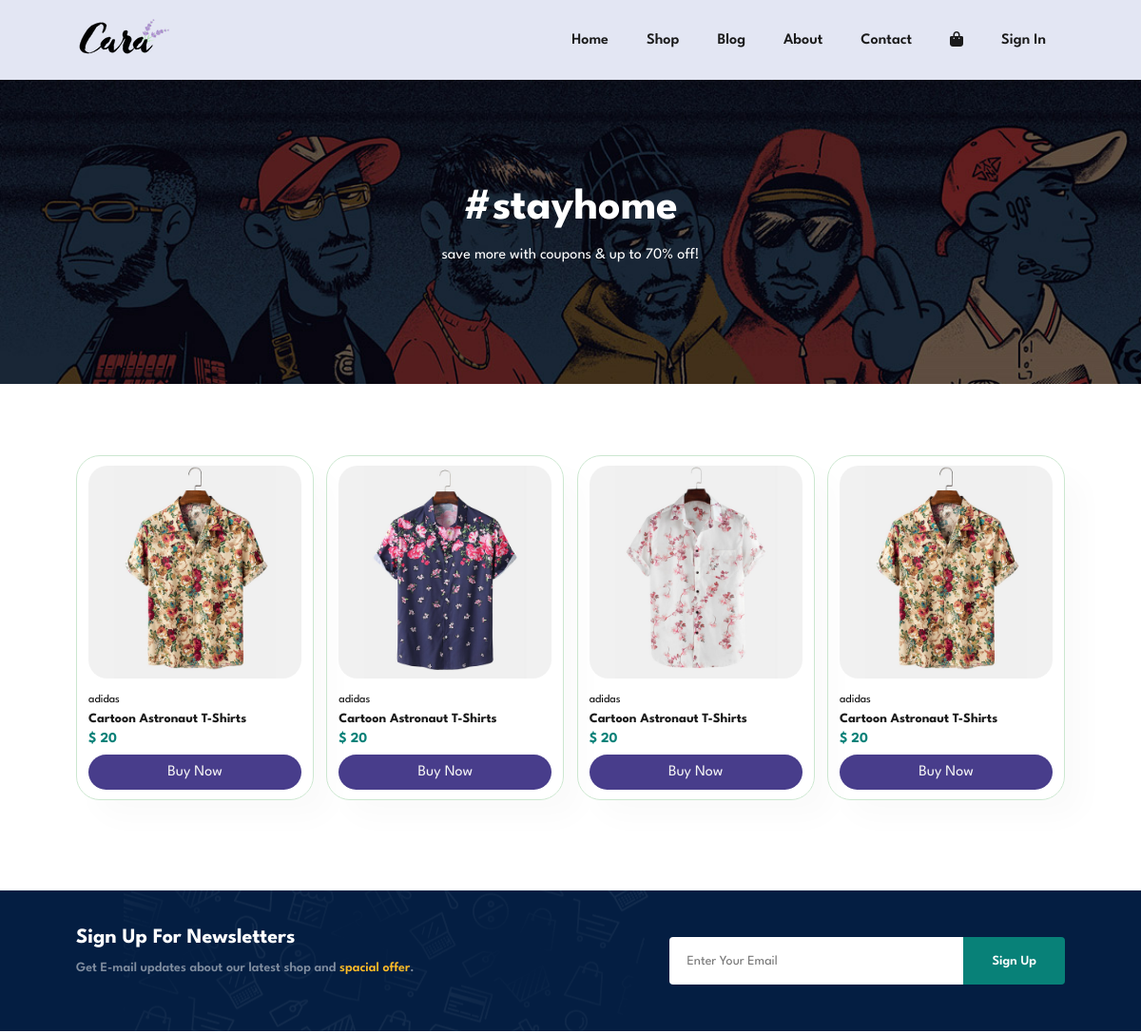
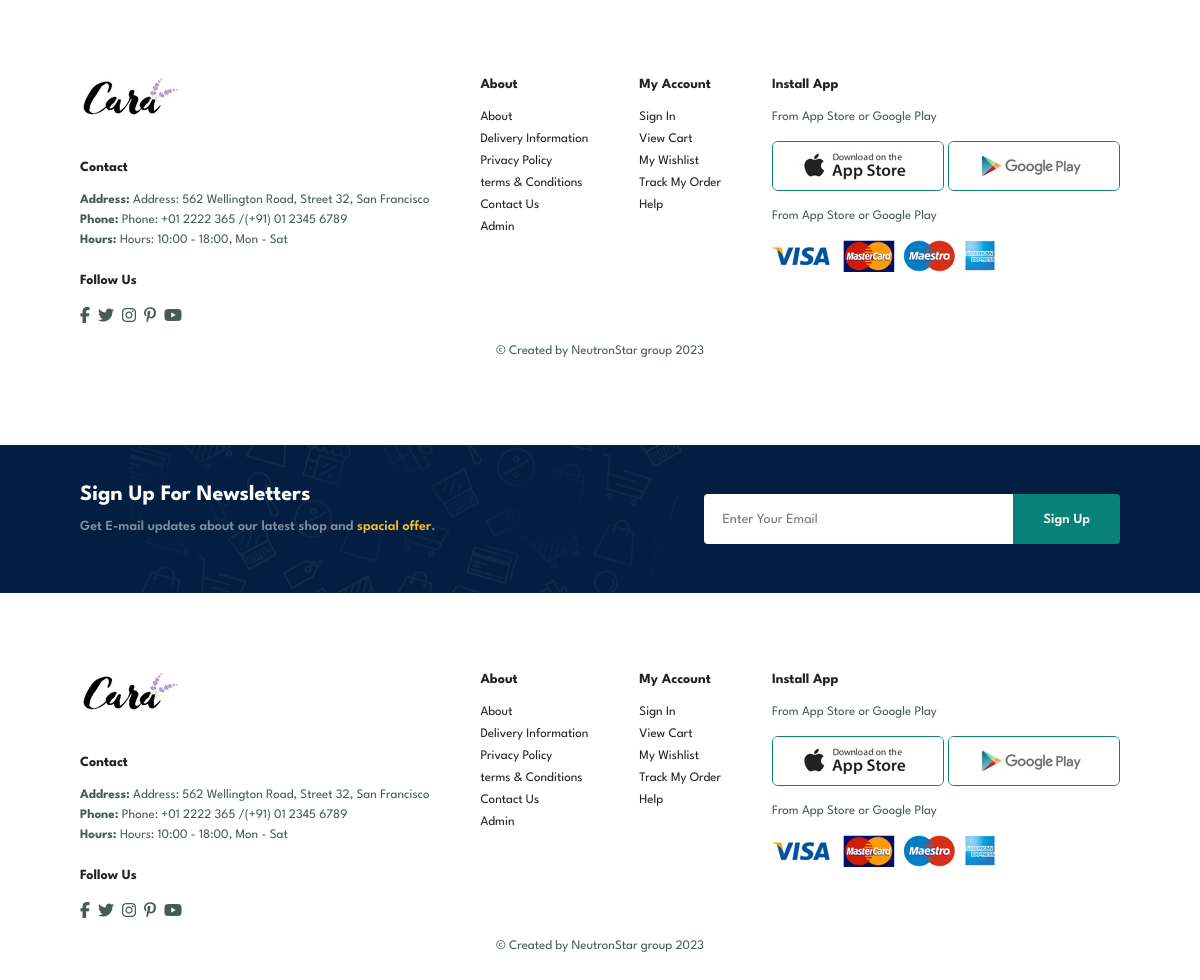
The page /shop.php on the database its author committed (2 pictures, top to bottom).
### tables this page shows
CREATE TABLE `logo` (
  `id` int(11) NOT NULL,
  `logo_img` text NOT NULL
);

CREATE TABLE `shop_header` (
  `id` int(11) NOT NULL,
  `title` varchar(255) NOT NULL,
  `subtitle` varchar(255) NOT NULL
);

CREATE TABLE `product` (
  `id` int(11) NOT NULL,
  `image` text NOT NULL,
  `subtitle` varchar(255) NOT NULL,
  `title` varchar(255) NOT NULL,
  `price` varchar(255) NOT NULL,
  `size` text NOT NULL,
  `content` text NOT NULL
);

CREATE TABLE `contact` (
  `id` int(11) NOT NULL,
  `address` varchar(255) NOT NULL,
  `phone` varchar(255) NOT NULL,
  `hours` varchar(255) NOT NULL
);

### shop.php (the view, shortened to what this page needs)
<?php include("header.php"); ?>
<body>
    <?php include("nabvar.php"); ?>
    <section id="page-header">
        <?php
        $sql = 'select*from shop_header';
        $result = $connection->query($sql);
        $row = mysqli_fetch_array($result);
        ?>
        <h2>
            <?php echo $row['title']; ?>
        </h2>
        <p>
            <?php echo $row['subtitle']; ?>
        </p>
    </section>
    <section id="product1" class="section-p1">
        <div class="pro-container">
            <?php
            $sql = 'select*from product';
            $result = $connection->query($sql);
            while ($row = $result->fetch_assoc()) {
                ?>
                <div class="pro wow animate__zoomIn">
                    <a href="sproduct.php?id=<?php echo $row['id']; ?>" style="text-decoration: none;">
                        <img src="./upload/<?php echo $row['image'] ?>" alt="">
                        <div class="des">
                            <span>
                                <?php echo $row['subtitle']; ?>
                            </span>
                            <h5>
                                <?php echo $row['title']; ?>
                            </h5>
                            <h4>$
                                <?php echo $row['price']; ?>
                            </h4>
                        </div>
                        <span class="by_btn">Buy Now</span>
                    </a>
                </div>
            <?php } ?>
        </div>
    </section>
    <?php include("footer.php"); ?>
    <?php include("footer.php"); ?>

### header.php (shortened to what this page needs)
<!DOCTYPE html>
<html lang="en">
<head>
    <link rel="stylesheet" href="animate.css">
    <link rel="stylesheet" href="https://cdnjs.cloudflare.com/ajax/libs/animate.css/4.1.1/animate.min.css">
    <link rel="stylesheet" href="https://unpkg.com/swiper@8/swiper-bundle.min.css" />
    <link rel="stylesheet" href="https://cdnjs.cloudflare.com/ajax/libs/font-awesome/6.4.2/css/all.min.css">
    <link rel="stylesheet" href="style.css">
    <link href="https://unpkg.com/aos@2.3.1/dist/aos.css" rel="stylesheet">
</head>

### nabvar.php (shortened to what this page needs)
<section id="header">
<?php
$sql='select*from logo';
$result=$connection->query($sql);
$row=mysqli_fetch_array($result);
?>
<a href="#"><img src="./upload/<?php echo $row['logo_img'];?>" class="logo" alt=""></a>
<div>
    <ul id="navbar">
        <li><a class="" href="index.php">Home</a></li>
        <li><a href="shop.php">Shop</a></li>
        <li><a href="blog.php">Blog</a></li>
        <li><a href="about.php">About</a></li>
        <li><a href="contact.php">Contact</a></li>
        <li id="lg-bag"><a href="checkout.php"><i class="fa-solid fa-bag-shopping"></i></a></li>
        <?php
            if(isset($_SESSION['user_id'])){
                ?>
        <li><a href="logout.php">Logout(<?php echo $_SESSION['name'];?>)</a></li>
        <?php }
        else{
            ?>
            <li><a href="login.php">Sign In</a></li>
       <?php  } ?>
    </ul>
</div>
</section>

### footer.php (shortened to what this page needs)
    <section id="newsletter" class="section-p1 section-m1">
        <div class="newstext">
            <h4>Sign Up For Newsletters</h4>
            <p>Get E-mail updates about our latest shop and <span>spacial offer</span>.</p>
        </div>
        <div class="form">
            <input type="text" placeholder="Enter Your Email">
            <Button class="normal">Sign Up</Button>
        </div>
    </section>
    <footer class="section-p1">
        <div class="col">
        <?php
        $sql='select*from logo';
        $result=$connection->query($sql);
        $row=mysqli_fetch_array($result);
        ?>
        <a href="#"><img src="./upload/<?php echo $row['logo_img'];?>" class="logo" alt=""></a>
        <div>
        <?php
        $sql = "select*from contact";
        $result = $connection->query($sql);
        $row = mysqli_fetch_array($result);
        ?>
            <h4>Contact</h4>
            <p><strong>Address: </strong> <?php echo $row['address']; ?></p>
            <p><strong>Phone: </strong> <?php echo $row['phone']; ?></p>
            <p><strong>Hours: </strong> <?php echo $row['hours']; ?></p>
        </div>
            <div class="follow">
                <h4>Follow Us</h4>
                <div class="icon">
                    <i class="fa-brands fa-facebook-f"></i>
                    <i class="fa-brands fa-twitter"></i>
                    <i class="fa-brands fa-instagram"></i>
                    <i class="fa-brands fa-pinterest-p"></i>
                    <i class="fa-brands fa-youtube"></i>
                </div>
            </div>
        </div>
        <div class="col">
            <h4>About</h4>
            <a href="#">About</a>
            <a href="#">Delivery Information</a>
            <a href="#">Privacy Policy</a>
            <a href="#">terms & Conditions</a>
            <a href="#">Contact Us</a>
            <a href="admin.php">Admin</a>
        </div>
        <div class="col">
            <h4>My Account</h4>
            <a href="./login page/index.php">Sign In</a>
            <a href="cart.php">View Cart</a>
            <a href="#">My Wishlist</a>
            <a href="#">Track My Order</a>
            <a href="#">Help</a>
        </div>
        <div class="col install">
            <h4>Install App</h4>
            <p>From App Store or Google Play</p>
            <div class="row">
                <img src="./img/pay/app.jpg" alt="">
                <img src="./img/pay/play.jpg" alt="">
            </div>
            <p>From App Store or Google Play</p>
            <img src="./img/pay/pay.png" alt="">
        </div>
        <div class="copyright">
            <p>&copy; Created by NeutronStar group 2023 </p>
        </div>
    </footer>
</body>
</html>

### style.css (style rules this page uses)
* { margin: 0; padding: 0; box-sizing: border-box; font-family: 'League Spartan', sans-serif; }
h2 { font-size: 46px; line-height: 54px; color: #222; }
.by_btn { display: block; font-size: 1rem; color: whitesmoke; background-color: darkslateblue; padding: .7rem 3rem; text-decoration: none; border-radius: 1.5rem; }
h4 { font-size: 20px; color: #222; }
p { font-size: 16px; color: #465b52; margin: 15px 0 20px 0; }
.section-p1 { padding: 40px 80px; }
.section-m1 { margin: 40px 0; }
button.normal { font-size: 14px; font-weight: 600; padding: 15px 30px; color: #000; background-color: #fff; border-radius: 4px; cursor: pointer; border: none; outline: none; transition: 0.2s; }
body { width: 100%; }
#header { display: flex; align-items: center; justify-content: space-between; padding: 20px 80px; background-color: #E3E6F3; box-shadow: 0 5px 15px rgb(0, 0, 0, 0.06); z-index: 999; position: sticky; top: 0; left: 0; }
#navbar { display: flex; align-items: center; justify-content: center; }
#navbar li { list-style: none; padding: 0 20px; position: relative; }
#navbar li a { text-decoration: none; font-size: 16px; font-weight: 600; color: #1a1a1a; transition: 0.3s ease; }
#product1 { text-align: center; }
#product1 .pro-container { display: flex; justify-content: space-between; flex-wrap: wrap; padding-top: 20px; }
#product1 .pro { width: 23%; min-width: 250px; padding: 10px 12px; border: 1px solid #cce7d0; border-radius: 25px; cursor: pointer; box-shadow: 20px 20px 30px rgb(0, 0, 0, 0.02); margin: 15px 0; transition: 0.2s ease; position: relative; }
#product1 .pro img { width: 100%; border-radius: 20px; }
#product1 .pro .des { text-align: start; padding: 10px 0; }
#product1 .pro .des span { color: #060606; font-size: 12px; }
#product1 .pro .des h5 { padding-top: 7px; color: #1a1a1a; font-size: 14px; }
#product1 .pro .des h4 { padding-top: 7px; font-size: 15px; font-weight: 700; color: #088178; }
#newsletter { display: flex; justify-content: space-between; flex-wrap: wrap; align-items: center; background-image: url(./img/banner/b14.png); background-repeat: no-repeat; background-position: 20% 30%; background-color: #041e42; }
#newsletter h4 { font-size: 22px; font-weight: 700; color: #fff; }
#newsletter p { font-size: 14px; font-weight: 600; color: #818ea0; }
#newsletter p span { color: #ffbd27; }
#newsletter .form { display: flex; width: 40%; }
#newsletter input { height: 3.125rem; padding: 0 1.25em; font-size: 14px; width: 100%; border: 1px solid transparent; border-radius: 4px; outline: none; border-top-right-radius: 0; border-bottom-right-radius: 0; }
#newsletter button { background-color: #088178; color: #fff; white-space: nowrap; border-top-left-radius: 0; border-bottom-left-radius: 0; }
footer { display: flex; justify-content: space-between; flex-wrap: wrap; }
footer .col { display: flex; flex-direction: column; align-items: flex-start; margin-bottom: 20px; }
footer .logo { margin-bottom: 30px; }
footer h4 { font-size: 14px; padding-bottom: 20px; }
footer p { font-size: 13px; margin: 0 0 8px 0; }
footer a { font-size: 13px; text-decoration: none; color: #222; margin-bottom: 10px; }
footer .follow { margin-top: 20px; }
footer .follow i { color: #465b52; padding-right: 4px; cursor: pointer; }
footer .install .row img { border: 1px solid #088178; border-radius: 6px; }
footer .install img { margin: 10px 0 15px 0; }
footer .copyright { width: 100%; align-items: center; text-align: center; }
#page-header { background-image: url('./upload/b1.jpg') !important; width: 100%; height: 40vh; background-size: cover; display: flex; justify-content: center; text-align: center; flex-direction: column; padding: 14px; }
#page-header h2, #page-header p { color: #fff; }

### rows shown on the page
logo: logo_img (picture)
shop_header: title "#stayhome", subtitle "save more with coupons & up to 70% off!"
product: image (picture), subtitle "adidas", title "Cartoon Astronaut T-Shirts", price "20"
product: image (picture), subtitle "adidas", title "Cartoon Astronaut T-Shirts", price "20"
product: image (picture), subtitle "adidas", title "Cartoon Astronaut T-Shirts", price "20"
product: image (picture), subtitle "adidas", title "Cartoon Astronaut T-Shirts", price "20"
contact: address "Address: 562 Wellington Road, Street 32, San Francisco Address: 562 Wellington Road, Street 32, San Francisco", phone "Phone: +01 2222 365 /(+91) 01 2345 6789 Phone: +01 2222 365 /(+91) 01 2345 6789", hours "Hours: 10:00 - 18:00, Mon - Sat Hours: 10:00 - 18:00, Mon - Sat"
